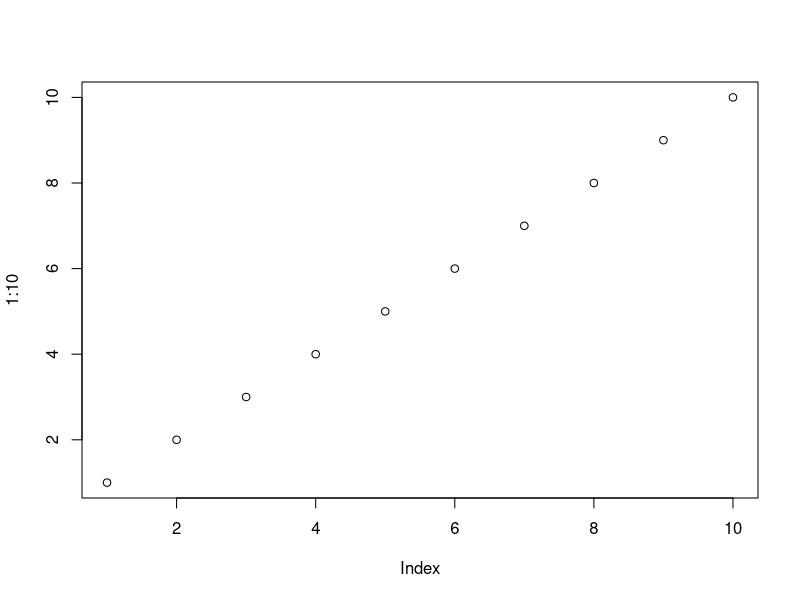
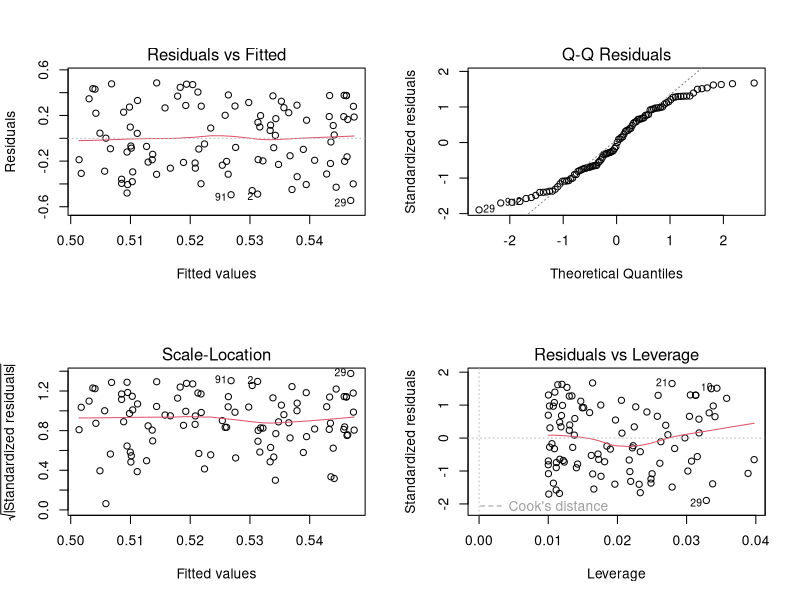

The R source for these figures, in order:
## ---- chunk 1
knitr::opts_chunk$set(echo = TRUE)
library(knitr)
## ---- chunk 2
L3 <- LETTERS[1:3]
fac <- sample(L3, 10, replace = TRUE)
d <- data.frame(x = 1, y = 1:10, fac = fac)
## ---- chunk 3
kable(d)
## ---- chunk 4
head(d)
## ---- chunk 5
A <- 1:10
A
str(A)
## ---- chunk 6
B <- as.character(A)
B
str(B)
## ---- chunk 7
AB <- sample(LETTERS,4)
AB <- as.factor(AB)
levels(AB) <- LETTERS
table(AB)
## ---- chunk 8
1:10 %in% c(1,3,5,9)
## ---- chunk 9
match(1:10,c(1,3,5,9))
## ---- chunk 10
A <- 1:10
is.na(A)
## ---- chunk 11
A[5] <- NA
is.na(A)
## ---- chunk 12
A <- 1:10
length(A)
## ---- chunk 13
a <- 5
if (a>4){
  cat("Dies stimmt")
}
## ---- chunk 14
a <- 3
if (a>4){
  cat("Dies stimmt")
}
## ---- chunk 15
A <- 1
for (i in 1:5){
  A <- A + i
  cat(A,"\n")
}
## ---- chunk 16
agrep("lasy", "1 lazy 2")
## ---- chunk 17
A <- 1:10
A
which(A==5)
which(A>5)
## ---- chunk 18
A <- sample(1:10,100,replace=T)
table(A)
## ---- chunk 19
Z <- rnorm(10000)
head(Z)
## ---- chunk 20
Zc <- cut(Z, breaks = -6:6)
head(Zc)
## ---- chunk 21
table(Zc)
## ---- chunk 22
plot(1:10)
## ---- chunk 23
A <- runif(100)
B <- runif(100)
mod1 <- lm(A~B)

par(mfrow=c(2,2))
plot(mod1)
